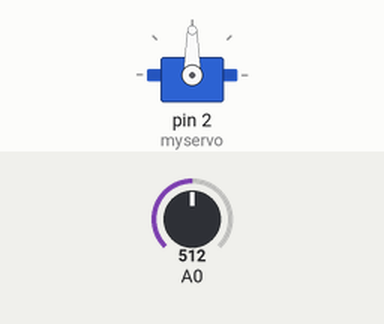
Recording of a sketch running on a simulated Arduino Uno, built with avr-gcc and run on an emulated ATmega328P. On the bench: servo. The test bench sets the inputs (shaded band); at power-on: A0 = 512.

Above: at 1.2 s.
1.3 s: A0 set to 274
2.8 s: A0 set to 251
At 3.3 s:
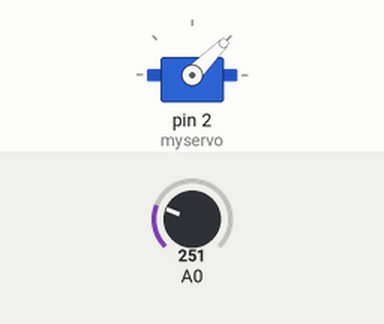
5.8 s: A0 set to 270
At 6.6 s:
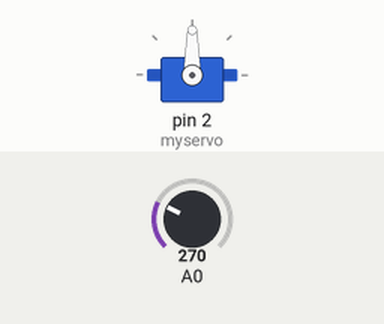
7.3 s: A0 set to 250
At 7.8 s:
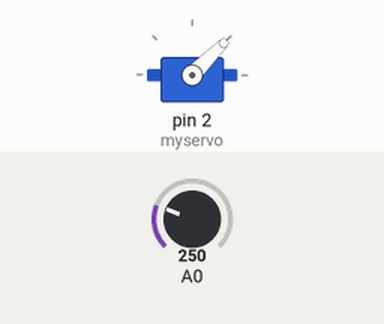
Timing chart, 0 to 10.3 s (numbered marks = the images above; inputs shaded):
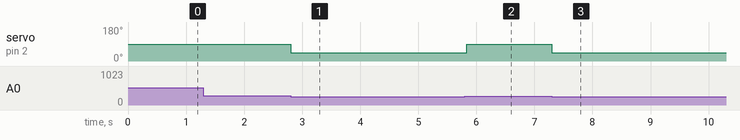

Measured:
- the behaviour switches between 260 and 259 on A0 (found by bisection; images 0 and 1)
- after the input at 1.3 s, every drawn part: stays the same
- after the input at 2.8 s, servo on pin 2 (myservo): 90° → 45° at once
- after the input at 5.8 s, servo on pin 2 (myservo): 45° → 90° at once
- after the input at 7.3 s, servo on pin 2 (myservo): 90° → 45° at once

The sketch:

Automated_Dino_Game.ino
```cpp
#include <Servo.h>
#define limiar 260     // 250, 260, 300
#define unpress_angle 90
#define press_angle 45

Servo myservo;
bool trig=true;

void setup() {
  myservo.attach(2);
  myservo.write(unpress_angle);
}

void loop() {
 myservo.write(unpress_angle);              // Parar de apertar a barra de espaço
 delay(1);
 if(analogRead(A0)< limiar)
 {
    myservo.write(press_angle);          // Apertar a barra de espaço
    delay(100);
 }
}
```
